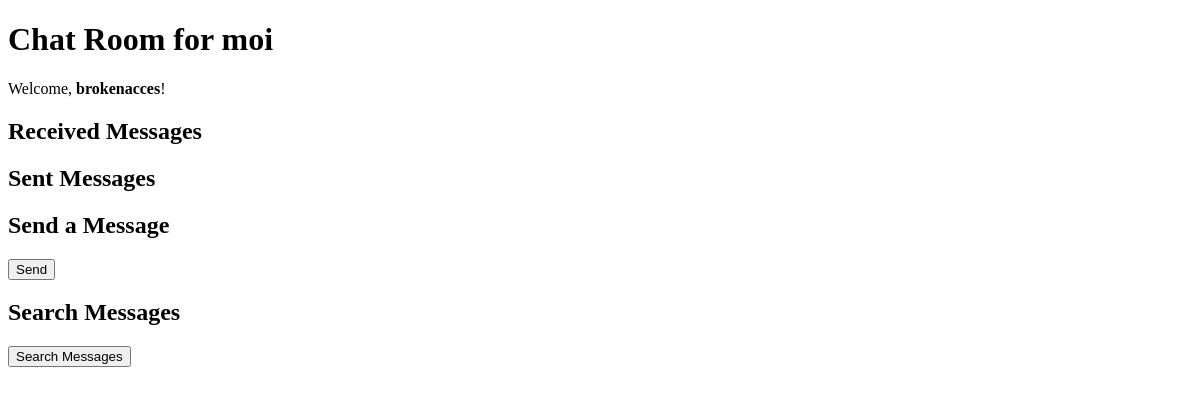
Before: /chat/moi/ (signed in) with the older database file.
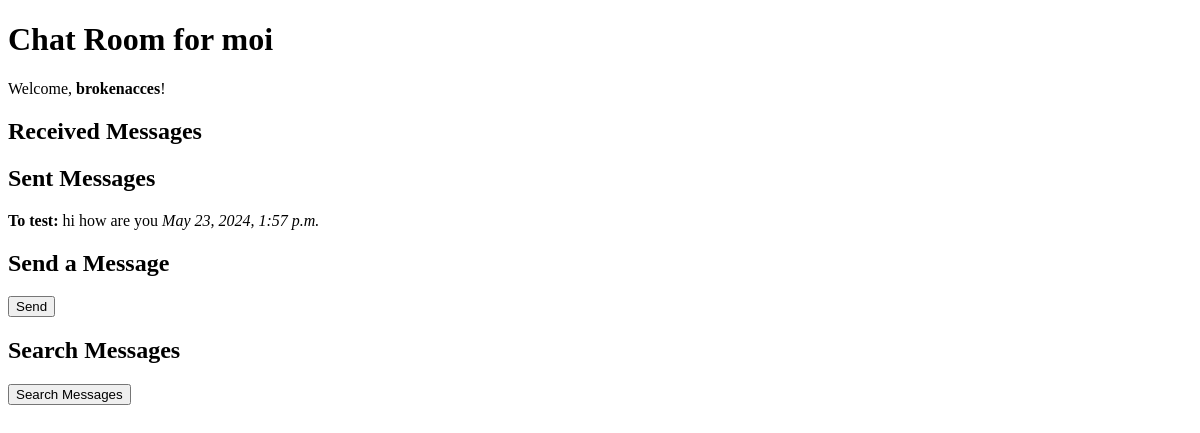
After: the same page with the newer database file.
### chat/models.py (models this page shows, shortened)
class Message(models.Model):
    sender = models.ForeignKey(User, related_name='sent_messages', on_delete=models.CASCADE)
    receiver = models.ForeignKey(User, related_name='received_messages', on_delete=models.CASCADE)
    content = models.TextField()
    timestamp = models.DateTimeField(auto_now_add=True)

### accounts/models.py (models this page shows, shortened)
class User(AbstractBaseUser):
    username = models.CharField(max_length=150, unique=True)
    password = models.CharField(max_length=128)
    objects = UserManager()
    USERNAME_FIELD = 'username'

### chat/views.py (the view)
# urls.py: path('<str:username>/', user_chat_view, name='user_chat'),
@login_required
def user_chat_view(request, username):
    user = get_object_or_404(User, username=username)
    """
        FLAW 1:  A01:2021-Broken Access Control
        Fix commented below this.
        We have to check if the user from URL is the same as request.user.
        Request user is the one whos logged in and he shouldnt be able to see other peoples messages.
    """
    received_messages = Message.objects.filter(receiver=user).order_by('timestamp')
    sent_messages = Message.objects.filter(sender=user).order_by('timestamp')
    return render(request, 'chat/user_chat.html', {
        'received_messages': received_messages,
        'sent_messages': sent_messages,
        'username': user.username,
        'current_user': request.user.username
    })

### chat/templates/chat/user_chat.html (shortened to what this page needs)
<!DOCTYPE html>
<html>
<head>
</head>
<body>
    <h1>Chat Room for {{ username }}</h1>
    <p>Welcome, <strong>{{ current_user }}</strong>!</p>
    <h2>Received Messages</h2>
    <h2>Sent Messages</h2>
    <div id="sent-messages">
        {% for message in sent_messages %}
            <p><strong>To {{ message.receiver.username }}:</strong> {{ message.content }} <em>{{ message.timestamp }}</em></p>
        {% endfor %}
    </div>
    <h2>Send a Message</h2>
    <form method="post" action="{% url 'chat:chat' %}">
        <button type="submit">Send</button>
    </form>
    <h2>Search Messages</h2>
    <a href="{% url 'chat:search_messages' %}"><button type="button">Search Messages</button></a>
</body>
</html>

Changed rows visible on the page:
added Message: receiver.username "test", content "hi how are you", timestamp "May 23, 2024, 1:57 p.m."
